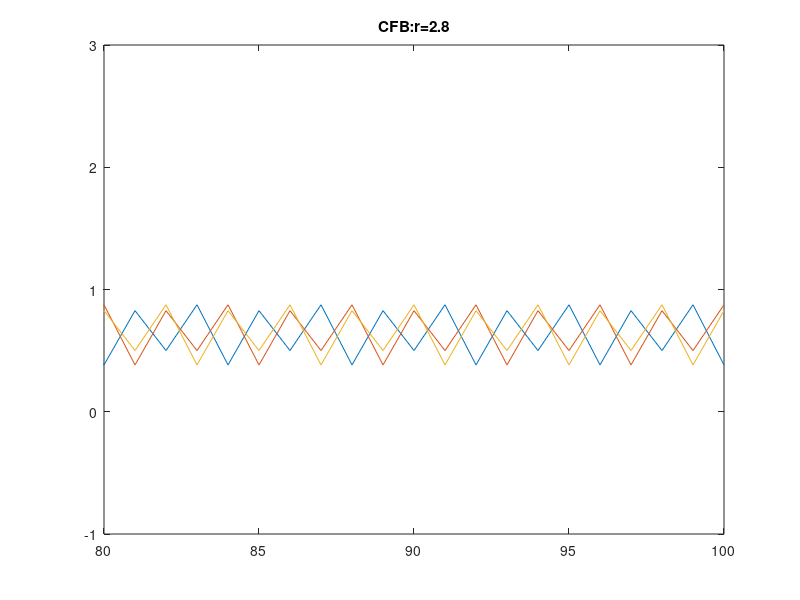

Write the MATLAB code that produced this figure.
nn=100;r=3.5;
x(1,1)=0.1;x(2,1)=0.3;x(3,1)=0.5;
for k=1:3
	for n=1:nn-1
		x(k,n+1)=r*x(k,n)*(1.0-x(k,n));
	end
end
plot(1:nn,x(1,1:nn),1:nn,x(2,1:nn),1:nn,x(3,1:nn))
title('CFB:r=2.8');
axis([80 100 -1 3]);
